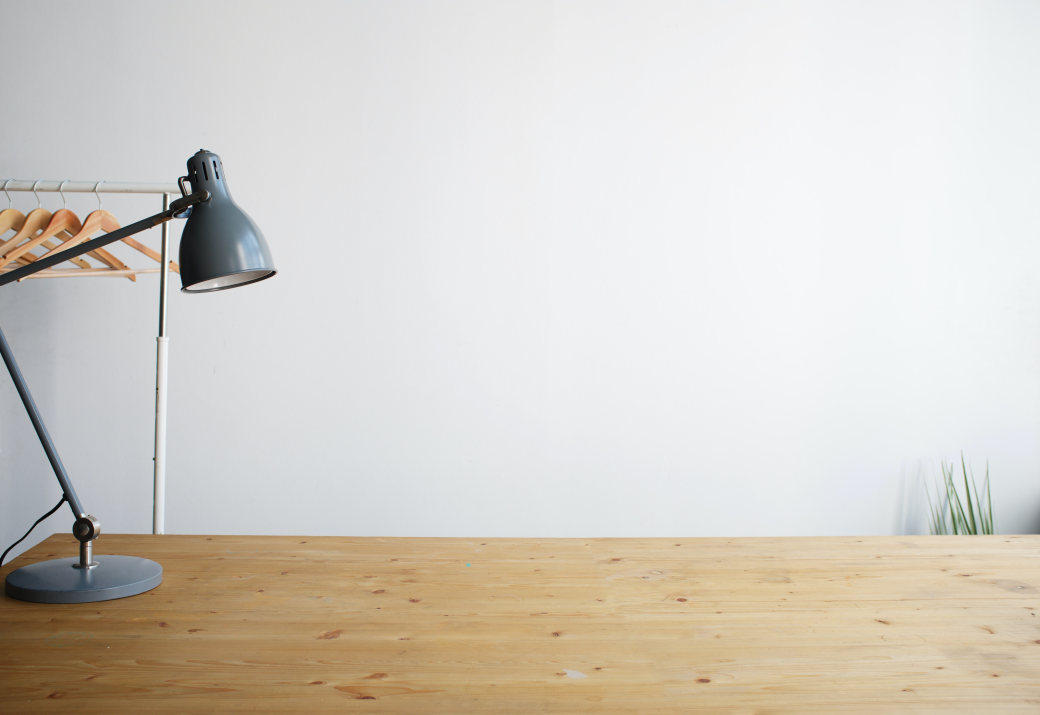
#> input picture images/andrej-lisakov-3A4XZUopCJA-unsplash.jpg, 5200 x 3574 px, found by its file name (shown at 1/5 size); its folder holds 4 pictures in this run
$ python imag_bgd.py
#> lines starting #> are read from the running program, lines starting #| are printed output that depends on the picture; after the words box and inside, x2 and y2 are one past the last pixel; in counts of white or black regions, pixels touching at a corner belong together; pictures that were not available may be replaced by others from this repository, and a replacement may not be noted
from json.tool import main
import cv2
import numpy as np
import random, os
file_name = random.choice(os.listdir('/home/vishal_mandadi/iros_rendering/rendering_setup_iros22/images'))
print(file_name)
file = os.path.join('/home/vishal_mandadi/iros_rendering/rendering_setup_iros22/images', file_name)
back_img = cv2.imread(file)
#> back_img is the input picture: shape (3574, 5200, 3); mean B, G, R 199.1, 207.4, 212.7
main_img = cv2.imread('/home/vishal_mandadi/iros_rendering/rendering_setup_iros22/data_models/potato_chip_2_359886/projection.png')
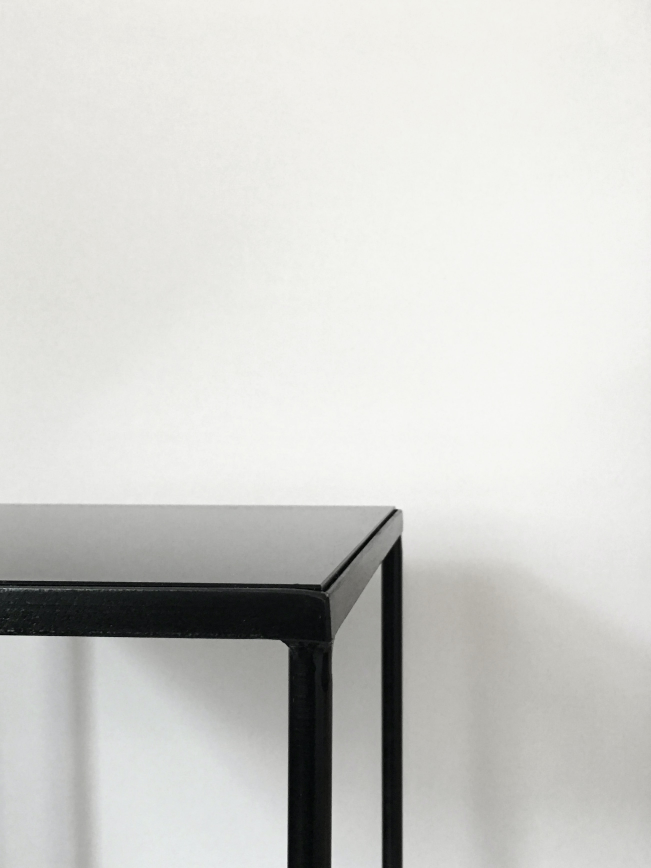
#> input picture images/agata-create-drbP8A14AIY-unsplash.jpg, 2604 x 3472 px, given in place of projection.png, which was not available (shown at 1/4 size)
#> main_img is the input picture: shape (3472, 2604, 3); mean B, G, R 205.6, 208.9, 208.6

f_img = main_img

b_img = back_img

color_limits = [[0, 1], [0, 1], [0, 1]]

img_res_array = []

# counter = 0
print('1')
alpha_channel = np.ones(shape=(f_img.shape[0], f_img.shape[1], 3))
b_img = cv2.resize(b_img, ( f_img.shape[1], f_img.shape[0]))
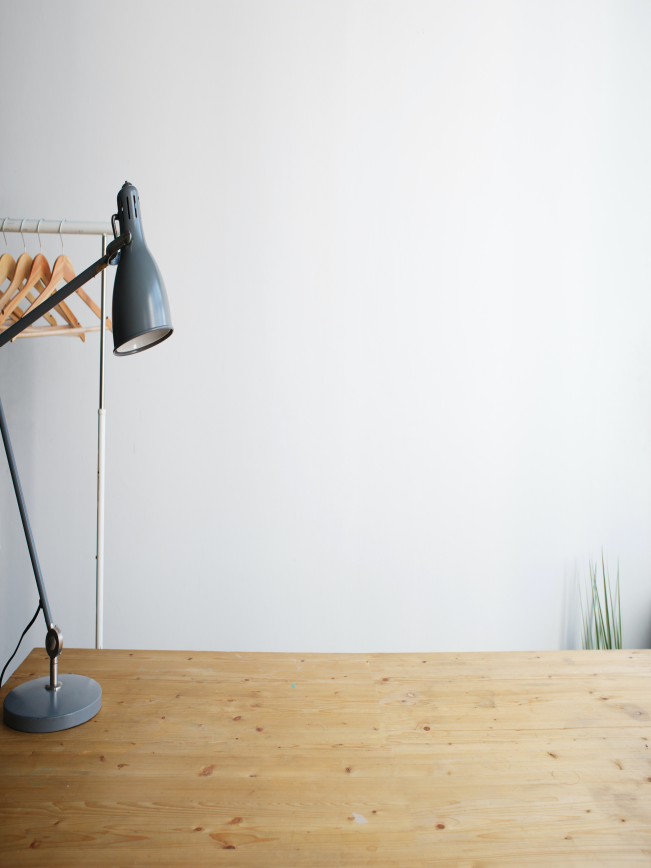
#> b_img: shape (3472, 2604, 3) (shown at 1/4 size); mean B, G, R 199, 207.4, 212.7

red_ch_mask = np.logical_and(f_img[:, :, 0] >= 0, f_img[:, :, 0] <= 1)
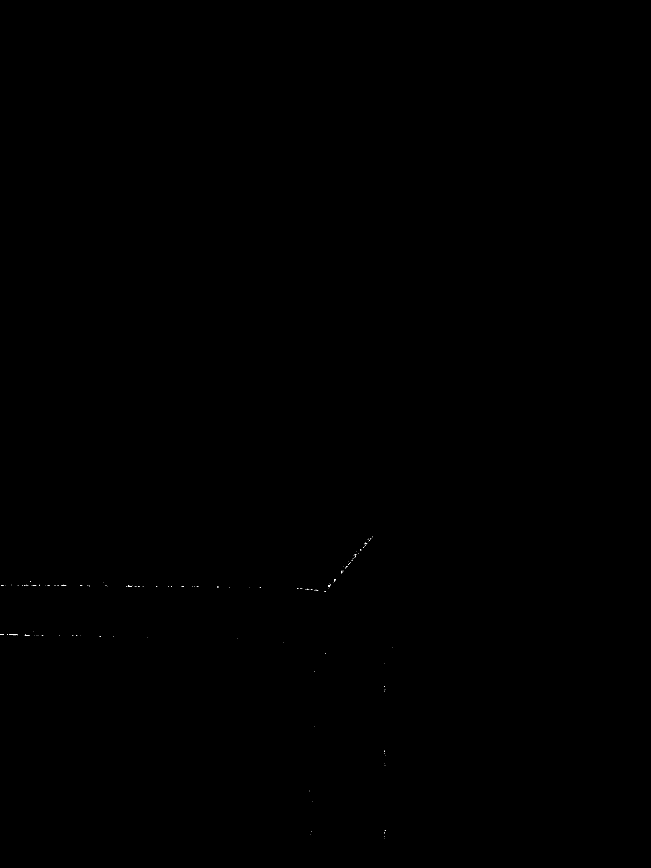
#> red_ch_mask: shape (3472, 2604) bool (shown at 1/4 size); 0.01% white in thin lines or dots, all inside (x1, y1, x2, y2) = (0, 2145, 1569, 3353)
green_ch_mask = np.logical_and(f_img[:, :, 1] >= 0, f_img[:, :, 1] <= 1)
#> green_ch_mask: shape (3472, 2604) bool; 0% white in thin lines or dots, all inside (x1, y1, x2, y2) = (2, 2161, 1539, 3337)
blue_ch_mask = np.logical_and(f_img[:, :, 2] >= 0, f_img[:, :, 2] <= 1)
#> blue_ch_mask: shape (3472, 2604) bool; 0.01% white in thin lines or dots, all inside (x1, y1, x2, y2) = (0, 2161, 1569, 3465)

for i in range(3):
    alpha_channel[:, :, i] = np.logical_not(np.logical_and(np.logical_and(red_ch_mask, green_ch_mask), blue_ch_mask))

img_res = np.multiply(f_img, alpha_channel) + np.multiply(b_img, (1 - alpha_channel))

img_res = img_res.astype(np.uint8)
# img_res_array.append(img_res)
print('2')
# counter += 1
# if counter == 5:
#     break
cv2.imshow('img', img_res)
cv2.waitKey(0)
